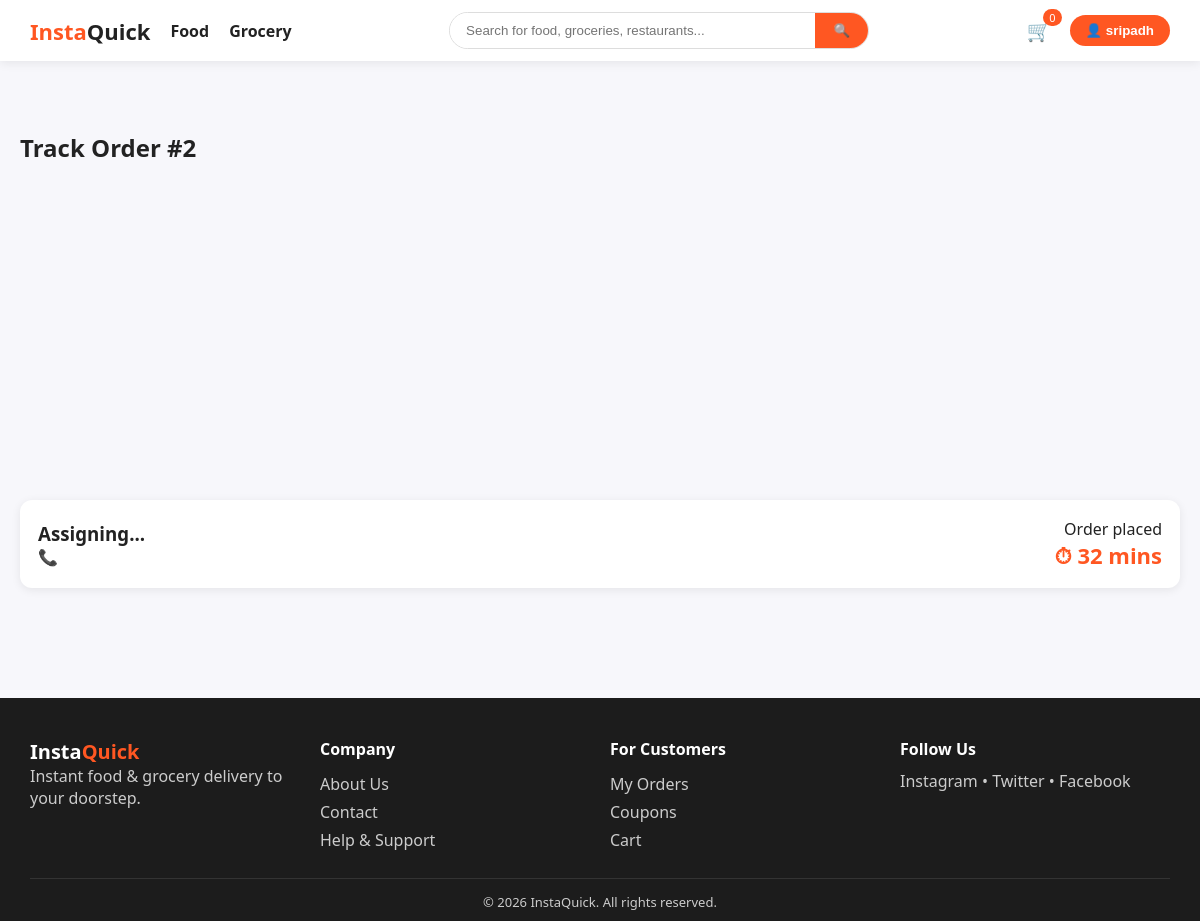
The app's page /orders/track/2/ (signed in) with its own data.
### orders/models.py (models this page shows, shortened)
class Order(models.Model):
    customer = models.ForeignKey(User, on_delete=models.CASCADE, related_name="orders")
    order_type = models.CharField(max_length=10, choices=CART_TYPES)
    delivery_address = models.CharField(max_length=255)
    delivery_latitude = models.DecimalField(max_digits=9, decimal_places=6, null=True, blank=True)
    delivery_longitude = models.DecimalField(max_digits=9, decimal_places=6, null=True, blank=True)
    coupon = models.ForeignKey(Coupon, on_delete=models.SET_NULL, null=True, blank=True)
    subtotal = models.DecimalField(max_digits=10, decimal_places=2)
    discount = models.DecimalField(max_digits=10, decimal_places=2, default=0)
    delivery_fee = models.DecimalField(max_digits=6, decimal_places=2, default=25)
    total = models.DecimalField(max_digits=10, decimal_places=2)
    payment_method = models.CharField(max_length=10, choices=PAYMENT_METHODS)
    payment_status = models.CharField(max_length=20, default="pending")  # pending/paid
    transaction_id = models.CharField(max_length=100, blank=True)
    status = models.CharField(max_length=20, choices=ORDER_STATUS, default="placed")
    created_at = models.DateTimeField(auto_now_add=True)

class DeliveryTracking(models.Model):
    order = models.OneToOneField(Order, on_delete=models.CASCADE, related_name="tracking")
    delivery_partner = models.ForeignKey(DeliveryPartner, on_delete=models.SET_NULL, null=True)
    estimated_minutes = models.PositiveIntegerField(default=30)  # updates as guy moves
    status_message = models.CharField(max_length=150, default="Order placed")
    updated_at = models.DateTimeField(auto_now=True)

### orders/views.py (the view)
# urls.py: path("track/<int:order_id>/", views.track_delivery, name="track_delivery"),
@login_required
def track_delivery(request, order_id):
    order = get_object_or_404(Order, id=order_id, customer=request.user)
    tracking = getattr(order, "tracking", None)
    return render(request, "orders/track_delivery.html", {
        "order": order, "tracking": tracking,
    })

### orders/context_processors.py (called while the page is built)
def google_maps_key(request):
    return {"GOOGLE_MAPS_API_KEY": settings.GOOGLE_MAPS_API_KEY}

def cart_summary(request):
    food_count = 0
    grocery_count = 0
    if request.user.is_authenticated:
        food_cart = Cart.objects.filter(user=request.user, cart_type="food").first()
        grocery_cart = Cart.objects.filter(user=request.user, cart_type="grocery").first()
        if food_cart:
            food_count = sum(i.quantity for i in food_cart.items.all())
        if grocery_cart:
            grocery_count = sum(i.quantity for i in grocery_cart.items.all())
    return {"food_cart_count": food_count, "grocery_cart_count": grocery_count}

### templates/orders/track_delivery.html (shortened to what this page needs)
{% extends "base.html" %}
{% block content %}
<div class="section track-page">
    <h2>Track Order #{{ order.id }}</h2>
    <div id="trackMap" style="height:320px;border-radius:12px;"></div>
    <div class="delivery-info-card">
        <div>
            <h3 id="partnerName">{{ tracking.delivery_partner.name|default:"Assigning..." }}</h3>
            <p id="partnerPhone">📞 {{ tracking.delivery_partner.phone_number|default:"" }}</p>
        </div>
        <div class="eta-box">
            <p id="statusMessage">{{ tracking.status_message }}</p>
            <p class="eta-time">⏱ <span id="etaMinutes">{{ tracking.estimated_minutes }}</span> mins</p>
        </div>
    </div>
</div>
{% endblock %}

### templates/includes/navbar.html (shortened to what this page needs)
{% load static %}
<header class="navbar">
    <div class="navbar-left">
        <a href="{% url 'home' %}" class="logo">Insta<span>Quick</span></a>
        <a href="{% url 'food:list' %}" class="nav-link">Food</a>
        <a href="{% url 'grocery:list' %}" class="nav-link">Grocery</a>
    </div>
    <form class="navbar-search" action="{% url 'home' %}" method="get">
        <input type="text" name="q" placeholder="Search for food, groceries, restaurants..." value="{{ query|default:'' }}">
        <button type="submit">🔍</button>
    </form>
    <div class="navbar-right">
        <a href="{% url 'orders:cart' %}" class="cart-icon">
            🛒 <span class="badge">{{ food_cart_count|add:grocery_cart_count }}</span>
        </a>
        {% if user.is_authenticated %}
            <div class="profile-dropdown">
                <button class="profile-btn" onclick="toggleProfileMenu()">👤 {{ user.username }}</button>
            </div>
        {% else %}
            <a href="{% url 'accounts:login' %}" class="login-btn">👤 Login</a>
        {% endif %}
    </div>
</header>

### static/css/style.css (style rules this page uses)
:root { --primary: #ff5722; --primary-dark: #e64a19; --veg: #2e7d32; --nonveg: #c62828; --bg: #f7f7fb; --text: #222; --muted: #777; --radius: 12px; --shadow: 0 2px 10px rgba(0,0,0,0.08); }
* { box-sizing: border-box; margin: 0; padding: 0; }
body { font-family: 'Segoe UI', Roboto, Arial, sans-serif; background: var(--bg); color: var(--text); }
a { text-decoration: none; color: inherit; }
.navbar { display: flex; align-items: center; justify-content: space-between; padding: 12px 30px; background: #fff; box-shadow: var(--shadow); position: sticky; top: 0; z-index: 100; }
.navbar-left { display: flex; align-items: center; gap: 20px; }
.logo { font-size: 22px; font-weight: 800; color: var(--primary); }
.logo span { color: var(--text); }
.nav-link { font-weight: 600; color: var(--text); }
.navbar-search { display: flex; flex: 1; max-width: 420px; margin: 0 20px; border: 1px solid #ddd; border-radius: 30px; overflow: hidden; }
.navbar-search input { flex: 1; border: none; padding: 10px 16px; outline: none; }
.navbar-search button { border: none; background: var(--primary); color: #fff; padding: 0 18px; cursor: pointer; }
.navbar-right { display: flex; align-items: center; gap: 18px; position: relative; }
.cart-icon { position: relative; font-size: 20px; }
.cart-icon .badge { position: absolute; top: -8px; right: -10px; background: var(--primary); color: #fff; font-size: 11px; padding: 1px 6px; border-radius: 10px; }
.login-btn, .profile-btn { background: var(--primary); color: #fff; padding: 8px 16px; border-radius: 20px; border: none; cursor: pointer; font-weight: 600; }
.profile-dropdown { position: relative; }
.section { margin: 40px 0; }
.delivery-info-card { display: flex; justify-content: space-between; align-items: center; background: #fff; box-shadow: var(--shadow); border-radius: var(--radius); padding: 18px; margin-top: 16px; }
.eta-box { text-align: right; }
.eta-time { font-size: 22px; font-weight: 800; color: var(--primary); }

### records on screen
Order: id "2"
DeliveryTracking: delivery_partner.name "Assigning...", status_message "Order placed", estimated_minutes "32"

### other values on screen
{{ food_cart_count|add:grocery_cart_count }} "0"
{{ user.username }} "sripadh"
